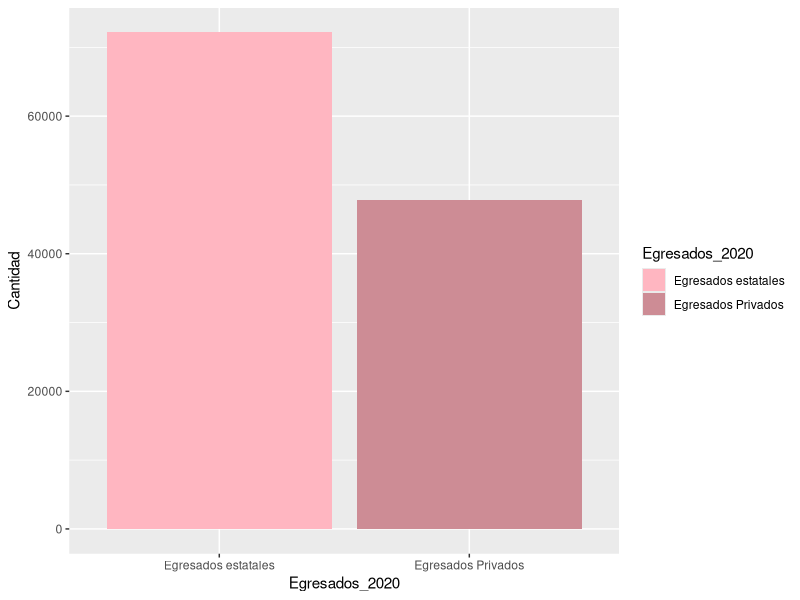
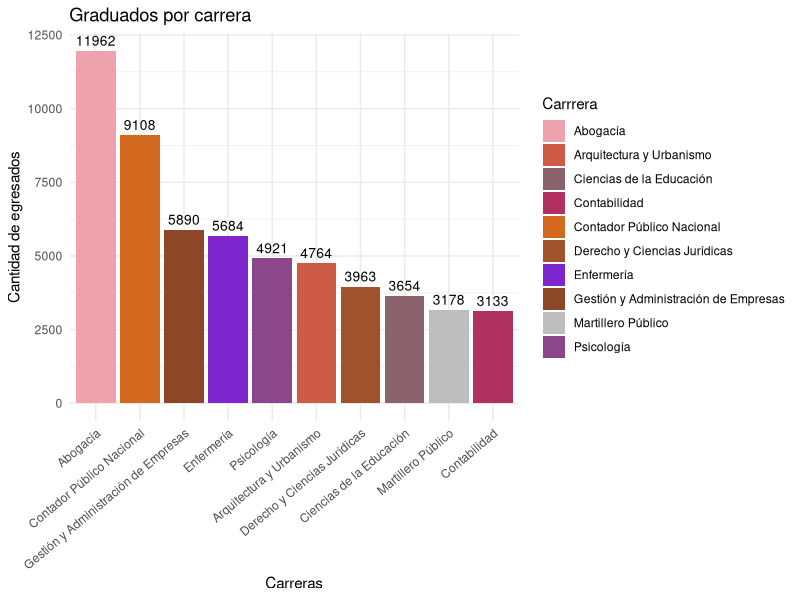
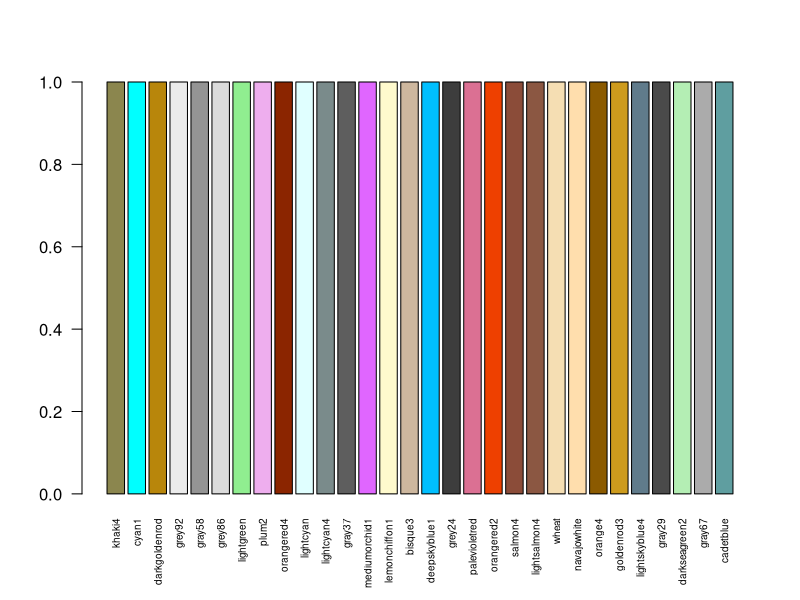

Here is the R script that generated these plots, in order:
## ---- chunk 1
# CUAL ES LA DIFERENCIA ENTRE CANTIDAD DE GRADUADOS EN UNIVERSIDADES PUBLICAS Y PRIVADAS - CAMI CON EL DE CHEQUEADO
library(readxl)
datos_chequeado <- read_excel("Universidades - egresados.xlsx")
library(tidyverse)

#ESTE CUENTA LA CANTIDAD DE EGRESADOS DE UNIVERSIDADES PRIVADAS
egresados_privadas <-  datos_chequeado %>%
  filter(`Año Informado` == 2020,
         `Régimen` == "Privado",
         `Tipo Institución` == "Universidad") %>%
   summarise(total_egresados_privadas = sum(Egresados, na.rm = TRUE)) %>%
  pull(total_egresados_privadas)

# ESTE CUENTA LA CANTIDAD DE EGRESADOS EN UNIVERSIDADES ESTATALES
egresados_estatales <- datos_chequeado %>%
  filter(`Año Informado` == 2020,
         `Régimen` == "Estatal",
         `Tipo Institución` == "Universidad") %>%
  summarise(total_egresados_estatales = sum(Egresados, na.rm = TRUE)) %>%
  pull(total_egresados_estatales)

#install.packages("tidyverse")
library(tidyverse)
library(ggplot2)

# GRAFICO DE BARRAS QUE COMPARA LA CANTIDAD DE EGRESADOS DE UNIVERSIDADES PUBLICAS VS PRIVADAS
df <- data.frame(
  Egresados_2020 = c("Egresados estatales","Egresados Privados"),
  Cantidad = c(egresados_estatales , egresados_privadas)
)

ggplot(df, aes (x = Egresados_2020 , y = Cantidad , fill = Egresados_2020)) + 
  geom_bar(stat = "identity") + 
  scale_fill_manual(values = c( "lightpink","lightpink3"))


#cantidad de graduados por carrera
graduadosxcarrera<- datos_chequeado %>%
  filter(`Año Informado` == 2020,)%>%
  arrange(desc(Egresados))%>%
  slice(2:11)%>%
  pull("Egresados")
print(graduadosxcarrera)


datosxcarrera <- datos_chequeado %>%
  filter(`Año Informado` == 2020,
         `Carrrera` != "Carrera No Definida") %>%
  group_by(Carrrera) %>%
  summarise(graduadosxcarrera = sum(Egresados)) %>%
  arrange(desc(graduadosxcarrera)) %>%
  slice(1:10)  # Top 10 carreras
print(datosxcarrera)

# Graficar
ggplot(datosxcarrera, aes(x = reorder(Carrrera, -graduadosxcarrera), 
                          y = graduadosxcarrera, fill = Carrrera)) +
  geom_bar(stat = "identity") +
  geom_text(aes(label = graduadosxcarrera), 
            vjust = -0.5, 
            color = "black", 
            size = 3.5) +
  scale_fill_manual(values = c("lightpink2", "coral3", "pink4", "maroon", 
                               "chocolate", "sienna", "purple3", "sienna4", "gray", "orchid4")) +
  labs(title = "Graduados por carrera",
       y = "Cantidad de egresados",
       x = "Carreras") +
  theme_minimal() +
  theme(axis.text.x = element_text(angle = 40, hjust = 1))



#Esto nos muestra todos los colores con los que podemos trabajar
display_colores <- function(n = 50) {
  all_colors <- colors()
  sample_colors <- sample(all_colors, n)
  barplot(rep(1, n), col = sample_colors, names.arg = sample_colors, las = 2, cex.names = 0.6)
}
display_colores(30)

#Los codigos de los colores
colors()




## ---- chunk 2
## AÑO QUE TIENE MAYOR CANTIDAD DE REINSCRIPTOS EN UNIVERSIDADES NACIONALES DE GESTIÓN ESTATAL: (Lu con datasets "Indicadores 2020, 21 y 23 de anuarios estadísticos")

#Creo tabla con reinscriptos de universidades nacionales estatales

reinscriptos_nacionales <- data.frame(
  anio = c("2020", "2021", "2023"),
  cantidad = c(1322958, 1458482, 1436662)
  
)  
library(ggplot2) 


#hola
